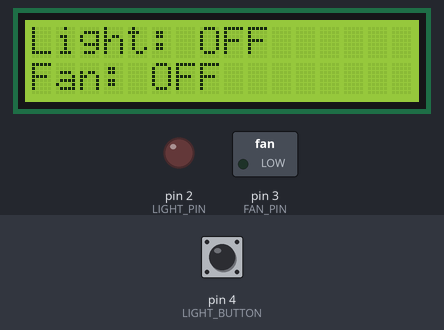
Recording of a sketch running on a simulated Arduino Uno, built with avr-gcc and run on an emulated ATmega328P. Parts: 16×2 character LCD, switched loads named in the sketch (green lamp = pin HIGH), output pins drawn as LEDs (lit = HIGH). Wiring (from diagram.json): character LCD (HD44780): RS pin 7; R/W pin 5; E pin 8; data pin 9, pin 10, pin 11, pin 12. The test bench sets the inputs (shaded band); at power-on: pin 4 (LIGHT_BUTTON) HIGH.

Above: at 3.2 s.
3.3 s: pin 4 (LIGHT_BUTTON) pulled LOW for 3.2 s
At 7.1 s:
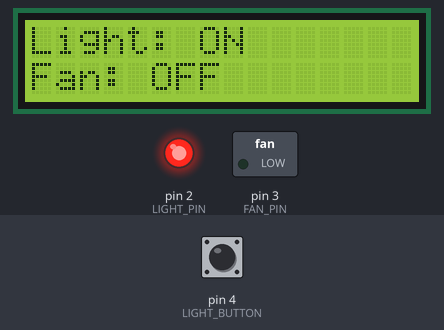
8.0 s: pin 4 (LIGHT_BUTTON) pulled LOW for 0.15 s
At 8.6 s:
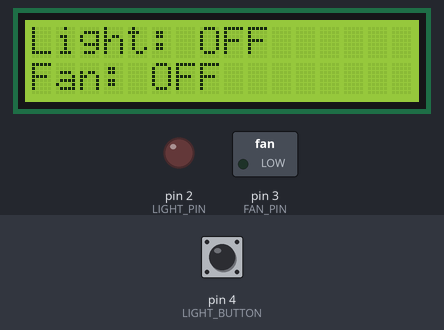
Timing chart, 0 to 11.0 s (numbered marks = the images above; inputs shaded):
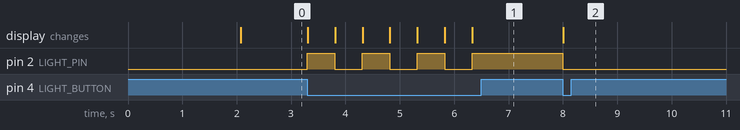

Measured:
- after the input at 3.3 s, pin 2 (LIGHT_PIN): alternates HIGH for 0.50 s and LOW for 0.50 s, 7 changes in all, then stays HIGH, starting at once; the display: changes at once (image 1)
- after the input at 8.0 s, pin 2 (LIGHT_PIN): HIGH → LOW at once; the display: changes at once (image 2)

The sketch:

sketch.ino
```cpp
#include <LiquidCrystal.h>

#define LIGHT_PIN 2
#define FAN_PIN 3
#define LIGHT_BUTTON 4
#define FAN_BUTTON 5

LiquidCrystal lcd(7, 8, 9, 10, 11, 12);

bool lightStatus = false;
bool fanStatus = false;

void setup() {
  pinMode(LIGHT_PIN, OUTPUT);
  pinMode(FAN_PIN, OUTPUT);
  pinMode(LIGHT_BUTTON, INPUT_PULLUP);
  pinMode(FAN_BUTTON, INPUT_PULLUP);

  lcd.begin(16, 2);
  lcd.print("Home Automation");
  delay(2000);
  lcd.clear();
  displayStatus();
}

void loop() {
  if (digitalRead(LIGHT_BUTTON) == LOW) {
    lightStatus = !lightStatus;
    digitalWrite(LIGHT_PIN, lightStatus ? HIGH : LOW);
    displayStatus();
    delay(500); // Debounce delay
  }

  if (digitalRead(FAN_BUTTON) == LOW) {
    fanStatus = !fanStatus;
    digitalWrite(FAN_PIN, fanStatus ? HIGH : LOW);
    displayStatus();
    delay(500);
  }
}

void displayStatus() {
  lcd.clear();
  lcd.setCursor(0, 0);
  lcd.print("Light: ");
  lcd.print(lightStatus ? "ON" : "OFF");
  lcd.setCursor(0, 1);
  lcd.print("Fan: ");
  lcd.print(fanStatus ? "ON" : "OFF");
}
```
